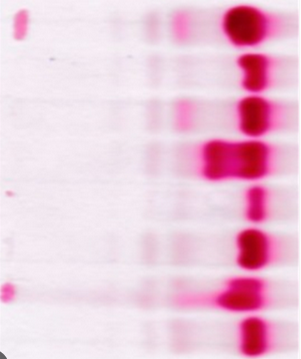
#> input picture thalasemia/1.jpg, 301 x 359 px
$ jupyter execute --allow-errors Untitled.ipynb   (shell and % lines are left out)
#> lines starting #> are read from the running program, lines starting #| are printed output that depends on the picture; after the words box and inside, x2 and y2 are one past the last pixel; in counts of white or black regions, pixels touching at a corner belong together; pictures that were not available may be replaced by others from this repository, and a replacement may not be noted
[cell 1]
import cv2
import numpy as np

# Define a function to calculate variable section widths based on a list of percentages
def calculate_variable_widths(image_dimension, percentages):
    section_widths = []
    for percentage in percentages:
        section_width = int(image_dimension * (percentage / 100))
        section_widths.append(section_width)
    return section_widths

# Read the image
image = cv2.imread("1.jpg")
#> image is the input picture: shape (359, 301, 3); mean B, G, R 217.7, 198.6, 236

# Convert the image to grayscale
grayscale_image = cv2.cvtColor(image, cv2.COLOR_BGR2GRAY)

# Define the list of percentages for variable section widths in both x and y axes
percentages_x = [4, 6, 6, 6, 35,8, 15, 10,10]
percentages_y = [14, 12.5, 12, 12, 12, 13, 12, 13.5]

# Calculate the section widths based on percentages and image width and height
section_widths_x = calculate_variable_widths(image.shape[1], percentages_x)
section_widths_y = calculate_variable_widths(image.shape[0], percentages_y)

# Initialize empty list to store red sections and section boundaries
red_sections = []
section_boundaries_x = []
section_boundaries_y = []

# Loop through each section in x-axis
for i, section_width_x in enumerate(section_widths_x):
    if i == 0:
        start_x = 0
    else:
        start_x = section_boundaries_x[i - 1]  # Use the previous section boundary as the starting point
    end_x = start_x + section_width_x

    section_boundaries_x.append(end_x)

    # Loop through each section in y-axis
    for j, section_width_y in enumerate(section_widths_y):
        if j == 0:
            start_y = 0
        else:
            start_y = section_boundaries_y[j - 1]  # Use the previous section boundary as the starting point
        end_y = start_y + section_width_y

        section_boundaries_y.append(end_y)

        # Extract the current section
        section = grayscale_image[start_y:end_y, start_x:end_x]

        # Threshold the section to convert it to black and white
        _, binary_section = cv2.threshold(section, 170, 255, cv2.THRESH_BINARY)

        # Check if any pixel in the section is black (representing red in the original image)
        # Draw lines on the output image to mark the section boundaries (RGB)
        #cv2.line(image, (start_x, start_y), (end_x, start_y), (0, 0, 0), 1)
        #cv2.line(image, (start_x, start_y), (start_x, end_y), (0, 0, 0), 1)


        if np.sum(binary_section == 0) > 0:
            red_sections.append((j, i))

            # Draw bounding box around the detected section
            cv2.rectangle(image, (start_x, start_y), (end_x, end_y), (0, 0, 0), 2)
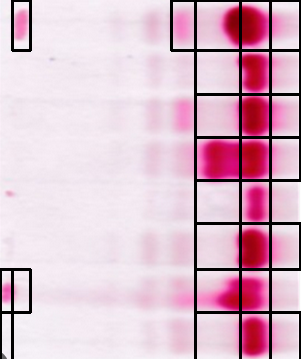
#> image: shape (359, 301, 3); 6.83% of pixels changed, all inside (x1, y1, x2, y2) = (0, 0, 301, 359)
#> after the loop, red_sections = 27 pairs, first value 0 to 7, second value 0 to 8; section_boundaries_x = [12, 30, 48, 66, 171, 195, 240, 270, 300]; section_boundaries_y = 72 values, max 360 at index 7, min 50 at index 0, mean 203.1


# Print the indices of the red sections and section boundaries
print(f"Red sections: {red_sections}")
#> (printed output is left out)

# Display the output image with bounding boxes
cv2.imshow("Output Image with Bounding Boxes", image)

cv2.waitKey(0)
#> Out = 113

[cell 2]
import cv2
import numpy as np

# Define a function to calculate variable section widths based on a list of percentages
def calculate_variable_widths(image_dimension, percentages):
    section_widths = []
    for percentage in percentages:
        section_width = int(image_dimension * (percentage / 100))
        section_widths.append(section_width)
    return section_widths

# Function to perform contrast stretching
def contrast_stretching(img, min_out, max_out):
#> called with min_out = 0, max_out = 255
    min_in, max_in = np.min(img), np.max(img)
#> min_in = 39; max_in = 254
    stretched_img = ((img - min_in) / (max_in - min_in)) * (max_out - min_out) + min_out
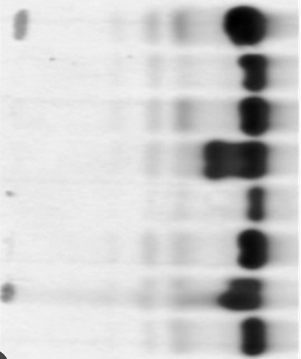
#> stretched_img: shape (359, 301) float64; min 0, max 255, mean 205.1
    return np.uint8(stretched_img)

# Read the image
image = cv2.imread("1.jpg")

# Convert the image to grayscale
grayscale_image = cv2.cvtColor(image, cv2.COLOR_BGR2GRAY)

# Enhance the grayscale image using contrast stretching
enhanced_image = contrast_stretching(grayscale_image, 0, 255)

# Define the list of percentages for variable section widths in both x and y axes
percentages_x = [4, 6, 6, 6, 35, 8, 15, 10, 10]
percentages_y = [14, 12.5, 12, 12, 12, 13, 12, 13.5]

# Calculate the section widths based on percentages and image width and height
section_widths_x = calculate_variable_widths(image.shape[1], percentages_x)
section_widths_y = calculate_variable_widths(image.shape[0], percentages_y)
section_boundaries_x = []
section_boundaries_y = []

# Initialize empty list to store red sections and section boundaries
red_sections = []

# Loop through each section in x-axis
#> (the rest of this cell did not finish here and is left out)

[cell 3]
import cv2
import numpy as np

# Define a function to calculate variable section widths based on a list of percentages
def calculate_variable_widths(image_dimension, percentages):
    section_widths = []
    for percentage in percentages:
        section_width = int(image_dimension * (percentage / 100))
        section_widths.append(section_width)
    return section_widths

# Function to perform contrast stretching
def contrast_stretching(img, min_out, max_out):
#> called with min_out = 0, max_out = 255
    min_in, max_in = np.min(img), np.max(img)
#> min_in = 39; max_in = 254
    stretched_img = ((img - min_in) / (max_in - min_in)) * (max_out - min_out) + min_out
    return np.uint8(stretched_img)

# Read the image
image = cv2.imread("1.jpg")

# Convert the image to grayscale
grayscale_image = cv2.cvtColor(image, cv2.COLOR_BGR2GRAY)

# Enhance the grayscale image using contrast stretching
enhanced_image = contrast_stretching(grayscale_image, 0, 255)

# Define the list of percentages for variable section widths in both x and y axes
percentages_x = [4, 6, 6, 6, 35, 8, 15, 10, 10]
percentages_y = [14, 12.5, 12, 12, 12, 13, 12, 13.5]

# Calculate the section widths based on percentages and image width and height
section_widths_x = calculate_variable_widths(image.shape[1], percentages_x)
section_widths_y = calculate_variable_widths(image.shape[0], percentages_y)

# Set the threshold for average pixel value
threshold = 180 # Adjust this value as needed

# Initialize empty list to store red sections and section boundaries
red_sections = []
section_boundaries_x = []
section_boundaries_y = []

# Loop through each section in x-axis
for i, section_width_x in enumerate(section_widths_x):
    if i == 0:
        start_x = 0
    else:
        start_x = section_boundaries_x[i - 1]  # Use the previous section boundary as the starting point
    end_x = start_x + section_width_x

    section_boundaries_x.append(end_x)

    # Loop through each section in y-axis
    for j, section_width_y in enumerate(section_widths_y):
        if j == 0:
            start_y = 0
        else:
            start_y = section_boundaries_y[j - 1]  # Use the previous section boundary as the starting point
        end_y = start_y + section_width_y

        section_boundaries_y.append(end_y)

        # Extract the current section from the enhanced image
        section = enhanced_image[start_y:end_y, start_x:end_x]

        # Calculate the average pixel value
        avg_pixel_value = np.mean(section)

        # Check if the average pixel value is below the threshold
        if avg_pixel_value < threshold:
            red_sections.append((j, i))

            # Draw bounding box around the detected section
            cv2.rectangle(enhanced_image, (start_x, start_y), (end_x, end_y), (0, 0, 0), 2)
#> enhanced_image: shape (359, 301); min 0, max 255, mean 198.7
#> after the loop, red_sections = [(0, 6), (3, 6), (6, 6), (0, 7), (1, 7), (2, 7), (3, 7), (4, 7), (5, 7), (6, 7), (7, 7)]

# Print the indices of the red sections and section boundaries
print(f"Red sections: {red_sections}")
#| Red sections: [(0, 6), (3, 6), (6, 6), (0, 7), (1, 7), (2, 7), (3, 7), (4, 7), (5, 7), (6, 7), (7, 7)]

# Display the enhanced grayscale image
cv2.imshow("Enhanced Grayscale Image", enhanced_image)

cv2.waitKey(0)
#> Out = 113

[cell 4]
import cv2
import numpy as np

# Define a function to calculate variable section widths based on a list of percentages
def calculate_variable_widths(image_dimension, percentages):
    section_widths = []
    for percentage in percentages:
        section_width = int(image_dimension * (percentage / 100))
        section_widths.append(section_width)
    return section_widths

# Function to perform contrast stretching
def contrast_stretching(img, min_out, max_out):
    min_in, max_in = np.min(img), np.max(img)
    stretched_img = ((img - min_in) / (max_in - min_in)) * (max_out - min_out) + min_out
    return np.uint8(stretched_img)

# Read the image
image = cv2.imread("D:\\Mohaz\\Projects\\Machine_learning with python\Machine-Learning\\thalasemia\Raw Data\\1.jpg")
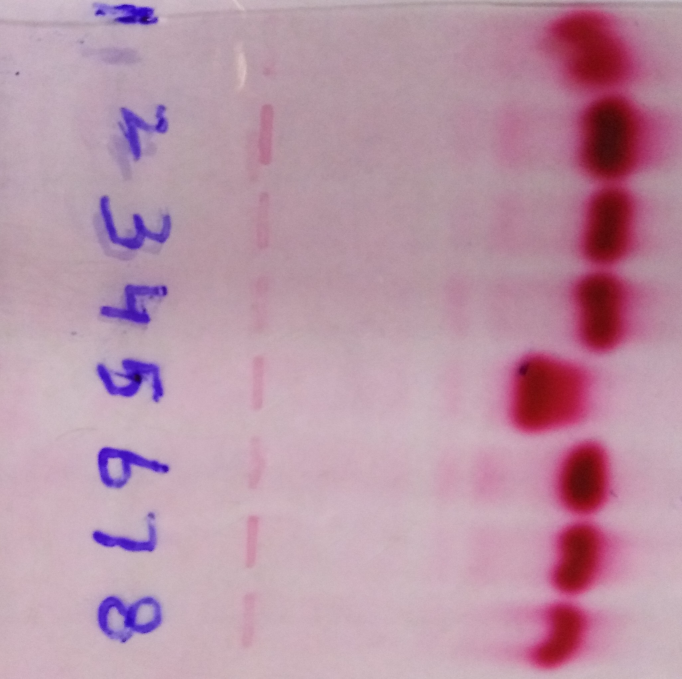
#> input picture thalasemia/Raw Data/1.jpg, 2046 x 2036 px, found by its file name (shown at 1/3 size)
#> image is the input picture: shape (2036, 2046, 3); mean B, G, R 166.5, 147.6, 186.1

# Convert the image to grayscale
grayscale_image = cv2.cvtColor(image, cv2.COLOR_BGR2GRAY)
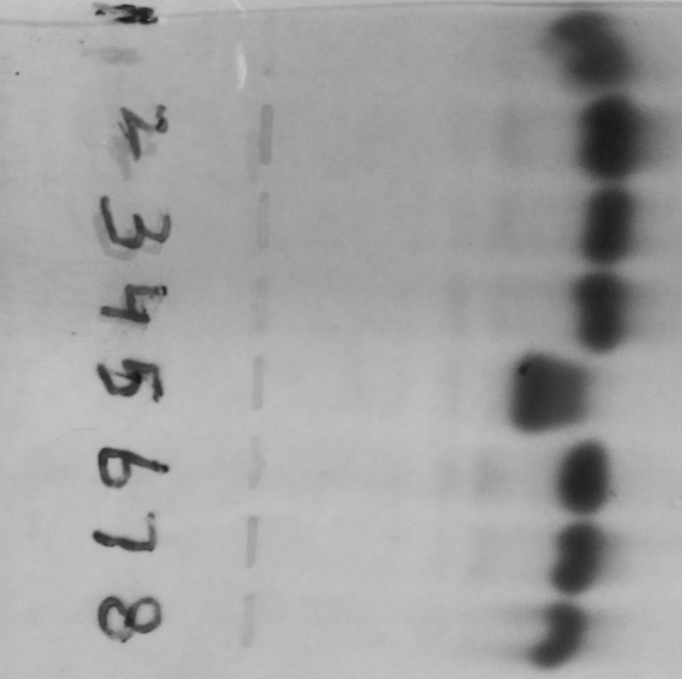
#> grayscale_image: shape (2036, 2046) (shown at 1/3 size); min 18, max 207, mean 161.3

# Enhance the grayscale image using contrast stretching
enhanced_image = contrast_stretching(grayscale_image, 0, 255)
#> in contrast_stretching, `min_in, max_in = np.min(img), np.max(img)`: min_in = 18; max_in = 207

# Define the list of percentages for variable section widths in both x and y axes
percentages_x = [4, 6, 6, 6, 35, 8, 15, 10, 10]
percentages_y = [14, 12.5, 12, 12, 12, 13, 12, 13.5]

# Calculate the section widths based on percentages and image width and height
section_widths_x = calculate_variable_widths(image.shape[1], percentages_x)
section_widths_y = calculate_variable_widths(image.shape[0], percentages_y)

# Set the threshold for average pixel value
threshold = 180  # Adjust this value as needed

# Initialize empty list to store red sections and section boundaries
red_sections = []
section_boundaries_x = []
section_boundaries_y = []

# Loop through each section in x-axis
for i, section_width_x in enumerate(section_widths_x):
    if i == 0:
        start_x = 0
    else:
        start_x = section_boundaries_x[i - 1]  # Use the previous section boundary as the starting point
    end_x = start_x + section_width_x

    section_boundaries_x.append(end_x)

    # Loop through each section in y-axis
    for j, section_width_y in enumerate(section_widths_y):
        if j == 0:
            start_y = 0
        else:
            start_y = section_boundaries_y[j - 1]  # Use the previous section boundary as the starting point
        end_y = start_y + section_width_y

        section_boundaries_y.append(end_y)

        # Extract the current section from the enhanced image
        section = enhanced_image[start_y:end_y, start_x:end_x]

        # Calculate the average pixel value
        avg_pixel_value = np.mean(section)

        # Check if the average pixel value is below the threshold
        if avg_pixel_value < threshold:
            red_sections.append((j, i))

            # Determine the label based on the column index
            if i == 6:
                label = "major"
            else:
                label = " "

            # Draw bounding box around the detected section with label
            cv2.rectangle(enhanced_image, (start_x, start_y), (end_x, end_y), (0, 0, 0), 2)
            cv2.putText(enhanced_image, label, (start_x + 5, start_y + 15),
                        cv2.FONT_HERSHEY_SIMPLEX, 0.5, (255, 255, 255), 2)
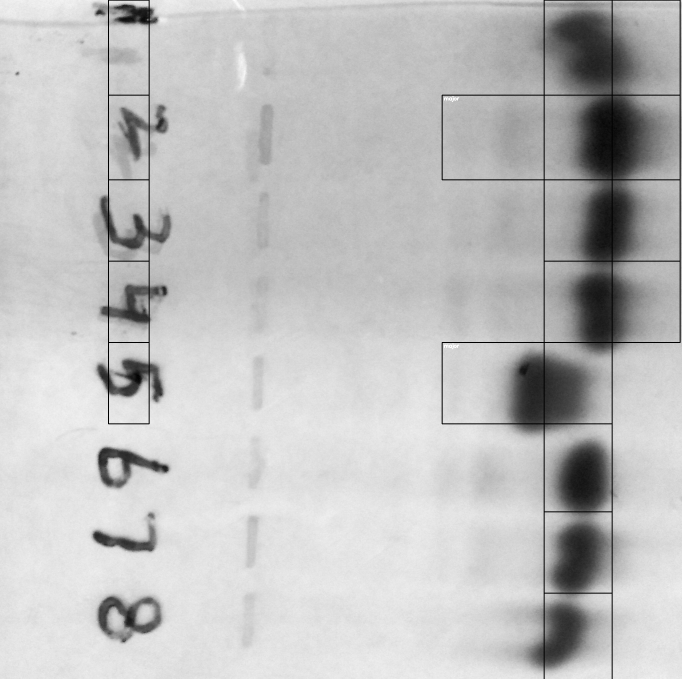
#> enhanced_image: shape (2036, 2046) (shown at 1/3 size); min 0, max 255, mean 191.3
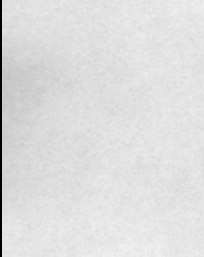
#> section: shape (257, 204); min 0, max 241, mean 221.7
#> after the loop, red_sections = [(0, 3), (1, 3), (2, 3), (3, 3), (4, 3), (1, 6), (4, 6), (0, 7), (1, 7), (2, 7), (3, 7), (4, 7), (5, 7), (6, 7), (7, 7), (0, 8), (1, 8), (2, 8), (3, 8)]; section_boundaries_x = [81, 203, 325, 447, 1163, 1326, 1632, 1836, 2040]; section_boundaries_y = 72 values, max 2053 at index 7, min 285 at index 0, mean 1159

# Print the indices of the red sections and section boundaries
print(f"Red sections: {red_sections}")
#| Red sections: [(0, 3), (1, 3), (2, 3), (3, 3), (4, 3), (1, 6), (4, 6), (0, 7), (1, 7), (2, 7), (3, 7), (4, 7), (5, 7), (6, 7), (7, 7), (0, 8), (1, 8), (2, 8), (3, 8)]

# Display the enhanced grayscale image
cv2.imshow("Enhanced Grayscale Image", enhanced_image)

cv2.waitKey(0)
#> Out = 113

[cell 5]
from PIL import Image

def get_image_dimensions(image_path):
    try:
        # Open the image file
        with Image.open(image_path) as img:
            # Get the dimensions (width x height)
            dimensions = img.size
            print(f"Image Dimensions: {dimensions}")
    except Exception as e:
        print(f"Error: {e}")

# Replace 'path_to_your_image' with the actual path to your image file
image_path = 'path_to_your_image'
get_image_dimensions(image_path)

[cell 6]
import cv2
import numpy as np

# Define a function to calculate variable section widths based on a list of percentages
def calculate_variable_widths(image_dimension, percentages):
    section_widths = []
    for percentage in percentages:
        section_width = int(image_dimension * (percentage / 100))
        section_widths.append(section_width)
    return section_widths

# Function to perform contrast stretching
def contrast_stretching(img, min_out, max_out):
    min_in, max_in = np.min(img), np.max(img)
    stretched_img = ((img - min_in) / (max_in - min_in)) * (max_out - min_out) + min_out
    return np.uint8(stretched_img)

# Read the image
image = cv2.imread("D:\\Mohaz\\Projects\\Machine_learning with python\Machine-Learning\\thalasemia\Raw Data\\1.jpg")
image = cv2.resize(image, (301, 359))
#> image: shape (359, 301, 3)

# Convert the image to grayscale
grayscale_image = cv2.cvtColor(image, cv2.COLOR_BGR2GRAY)
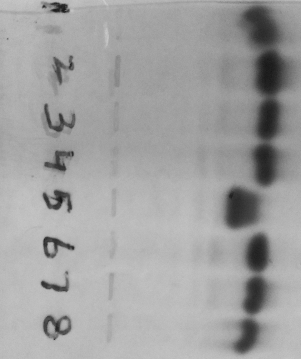
#> grayscale_image: shape (359, 301); min 22, max 204, mean 161.2

# Enhance the grayscale image using contrast stretching
enhanced_image = contrast_stretching(grayscale_image, 0, 255)
#> in contrast_stretching, `min_in, max_in = np.min(img), np.max(img)`: min_in = 22; max_in = 204

# Define the list of percentages for variable section widths in both x and y axes
percentages_x = [4, 6, 6, 6, 35, 8, 15, 10, 10]
percentages_y = [14, 12.5, 12, 12, 12, 13, 12, 13.5]

# Calculate the section widths based on percentages and image width and height
section_widths_x = calculate_variable_widths(image.shape[1], percentages_x)
section_widths_y = calculate_variable_widths(image.shape[0], percentages_y)

# Set the threshold for average pixel value
threshold = 186  # Adjust this value as needed

# Initialize empty list to store red sections and section boundaries
red_sections = []
section_boundaries_x = []
section_boundaries_y = []

# Loop through each section in x-axis
for i, section_width_x in enumerate(section_widths_x):
    if i == 0:
        start_x = 0
    else:
        start_x = section_boundaries_x[i - 1]  # Use the previous section boundary as the starting point
    end_x = start_x + section_width_x

    section_boundaries_x.append(end_x)

    # Loop through each section in y-axis
    for j, section_width_y in enumerate(section_widths_y):
        if j == 0:
            start_y = 0
        else:
            start_y = section_boundaries_y[j - 1]  # Use the previous section boundary as the starting point
        end_y = start_y + section_width_y

        section_boundaries_y.append(end_y)

        # Extract the current section from the enhanced image
        section = enhanced_image[start_y:end_y, start_x:end_x]

        # Calculate the average pixel value
        avg_pixel_value = np.mean(section)

        # Check if the average pixel value is below the threshold
        if avg_pixel_value < threshold:
            red_sections.append((j, i))

            # Determine the label based on the column index
            if i == 6:
                label = "major"
            else:
                label = " "

            # Draw bounding box around the detected section with label
            cv2.rectangle(enhanced_image, (start_x, start_y), (end_x, end_y), (0, 0, 0), 2)
            cv2.putText(enhanced_image, label, (start_x + 5, start_y + 15),
                        cv2.FONT_HERSHEY_SIMPLEX, 0.5, (255, 255, 255), 2)
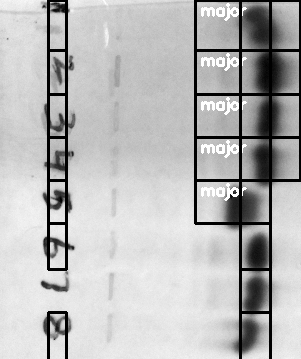
#> enhanced_image: shape (359, 301); min 0, max 255, mean 184.3
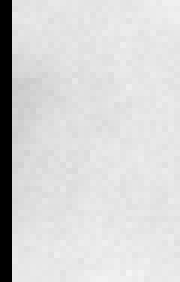
#> section: shape (47, 30) (shown 6 times larger); min 0, max 245, mean 212.2
#> after the loop, red_sections = [(0, 3), (1, 3), (2, 3), (3, 3), (4, 3), (5, 3), (7, 3), (0, 6), (1, 6), (2, 6), (3, 6), (4, 6), (0, 7), (1, 7), (2, 7), (3, 7), (4, 7), (5, 7), (6, 7), (7, 7), (0, 8), (1, 8), (2, 8), (3, 8)]; section_boundaries_x = [12, 30, 48, 66, 171, 195, 240, 270, 300]; section_boundaries_y = 72 values, max 360 at index 7, min 50 at index 0, mean 203.1

# Print the indices of the red sections and section boundaries
print(f"Red sections: {red_sections}")
#| Red sections: [(0, 3), (1, 3), (2, 3), (3, 3), (4, 3), (5, 3), (7, 3), (0, 6), (1, 6), (2, 6), (3, 6), (4, 6), (0, 7), (1, 7), (2, 7), (3, 7), (4, 7), (5, 7), (6, 7), (7, 7), (0, 8), (1, 8), (2, 8), (3, 8)]

# Display the enhanced grayscale image
cv2.imshow("Enhanced Grayscale Image", enhanced_image)

cv2.waitKey(0)
#> Out = 113

[cell 7]
avg = np.mean(enhanced_image)
#> avg = 184.3
avg
threshold = avg- avg*0.1
#> threshold = 165.8
threshold
#> Out = 165.8

[cell 8]
import cv2
import numpy as np

# Define a function to calculate variable section widths based on a list of percentages
# [20 lines left out: functions calculate_variable_widths, contrast_stretching, on_mouse_click, not called in this run]

# Initialize the camera
cap = cv2.VideoCapture('rtsp://admin:Kfnfiffe12354@10.110.130.223/Streaming/Channels/101')  # 0 corresponds to the default camera, you can change it if you have multiple cameras

#cap = cv2.VideoCapture(0)  # 0 corresponds to the default camera, you can change it if you have multiple cameras

# Create a window for displaying the video stream
cv2.namedWindow("Video Stream")

# Initialize variables
capture_image = False
capture_box = (10, 420, 150, 40)  # x, y, width, height

# Set the mouse callback function
cv2.setMouseCallback("Video Stream", on_mouse_click)

while True:
    # Read a frame from the camera
    ret, frame = cap.read()
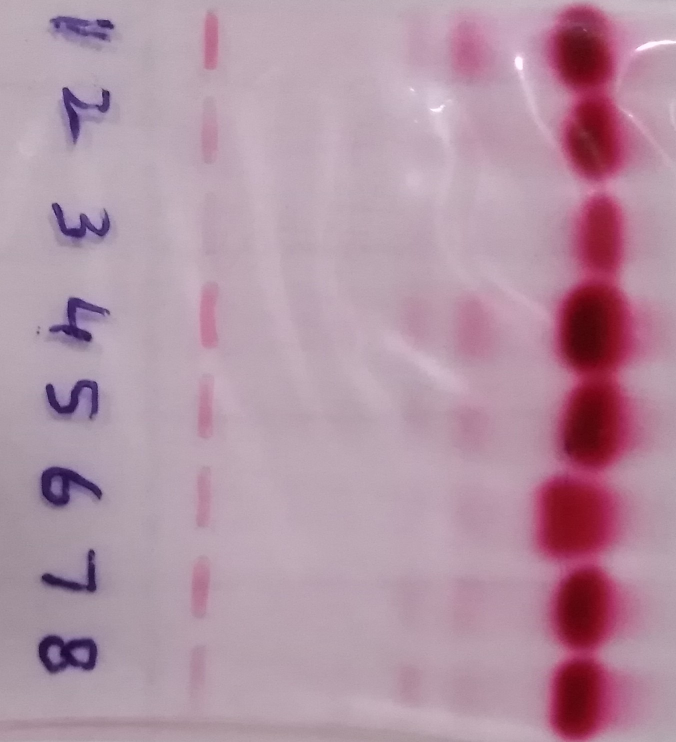
#> input picture thalasemia/Raw Data/10.jpg, 1352 x 1484 px, given in place of 101, which was not available (shown at 1/2 size)
#> frame is the input picture: shape (1484, 1352, 3); mean B, G, R 164, 146.9, 178.8

    # Display the video stream
    cv2.imshow("Video Stream", frame)

    # Display the capture box with text
    cv2.rectangle(frame, (capture_box[0], capture_box[1]), (capture_box[0] + capture_box[2], capture_box[1] + capture_box[3]), (255, 255, 255), -1)
#> (the rest of the program and of its run is left out)
